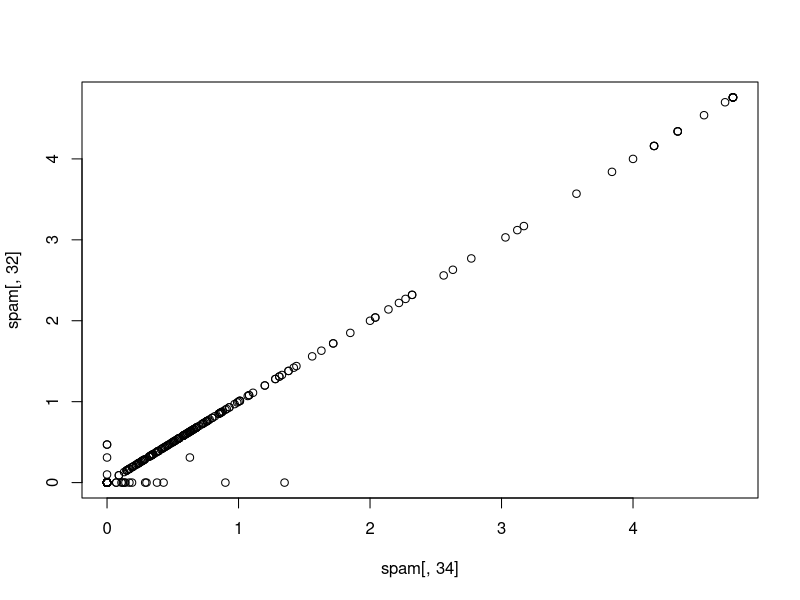
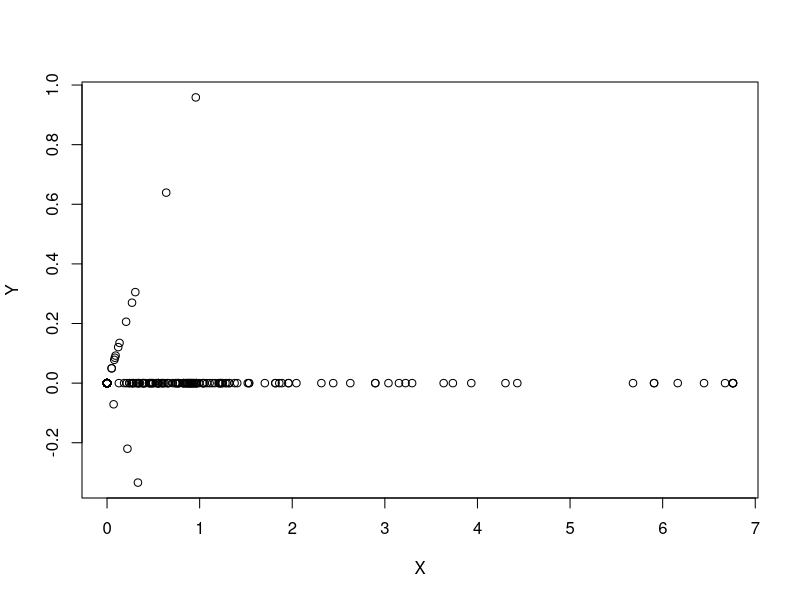
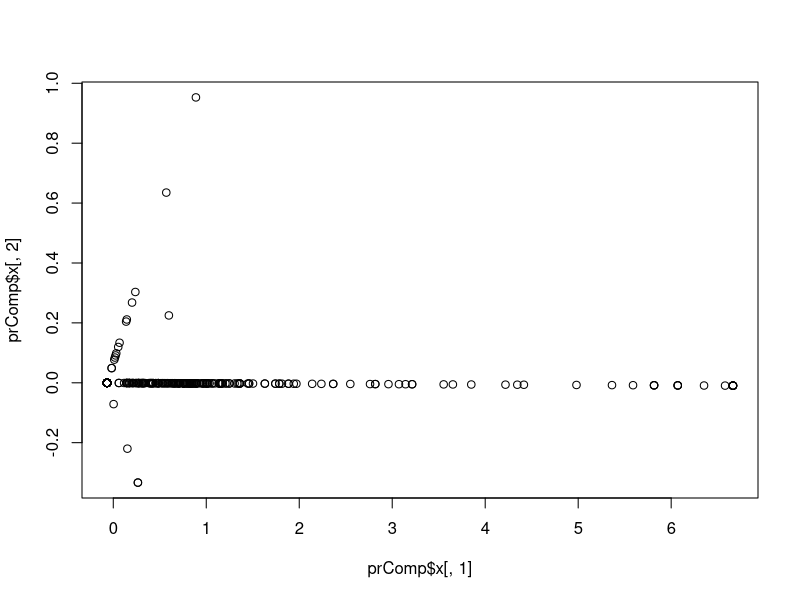
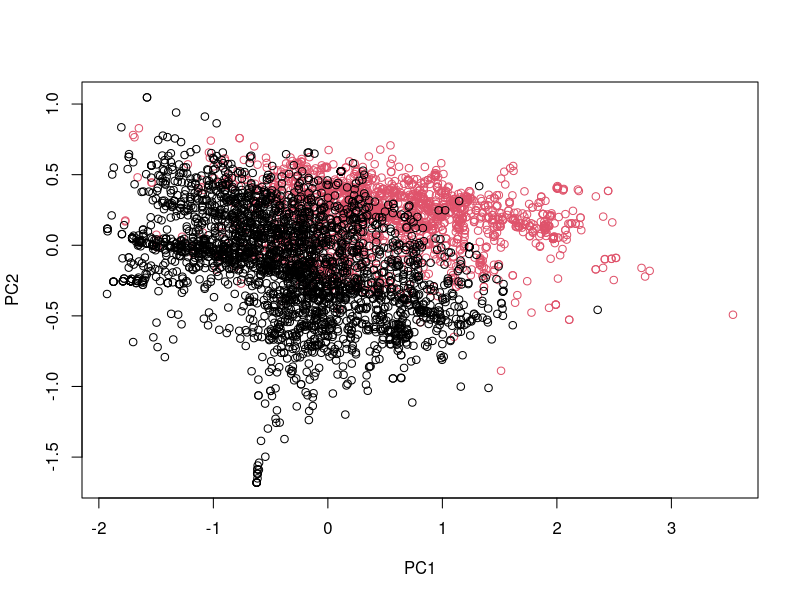
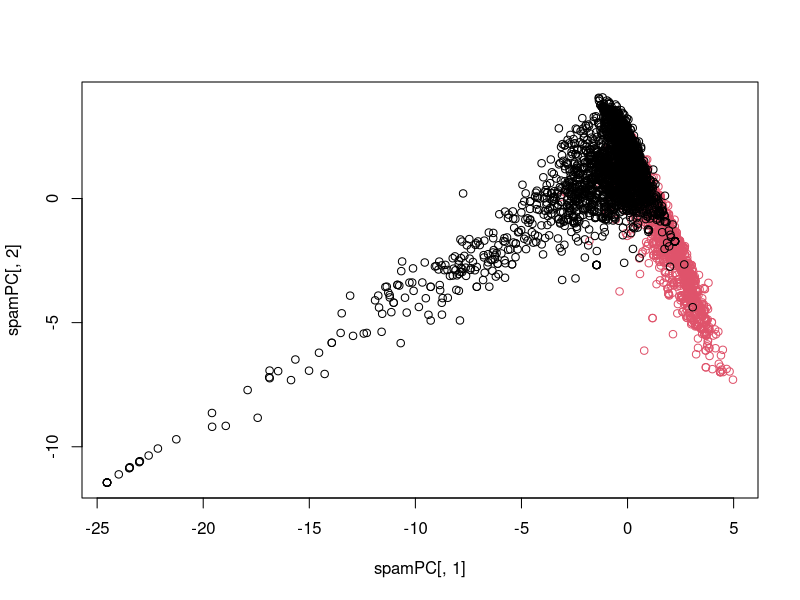

Reproduce these figures in R, in order.
## ---- chunk 1
# make this an external chunk that can be included in any file
options(width = 100)
knitr::opts_chunk$set(message = F, error = F, warning = F, comment = NA, fig.align = 'center', dpi = 100, tidy = F, cache.path = '.cache/', fig.path = 'fig/')

options(xtable.type = 'html')
knitr::knit_hooks$set(inline = function(x) {
  if(is.numeric(x)) {
    round(x, getOption('digits'))
  } else {
    paste(as.character(x), collapse = ', ')
  }
})
knitr::knit_hooks$set(plot = knitr:::hook_plot_html)
## ---- chunk 2
library(caret); library(kernlab); data(spam)
inTrain <- createDataPartition(y=spam$type,
                              p=0.75, list=FALSE)
training <- spam[inTrain,]
testing <- spam[-inTrain,]

M <- abs(cor(training[,-58]))
diag(M) <- 0
which(M > 0.8,arr.ind=T)
## ---- chunk 3
names(spam)[c(34,32)]
plot(spam[,34],spam[,32])
## ---- chunk 4
X <- 0.71*training$num415 + 0.71*training$num857
Y <- 0.71*training$num415 - 0.71*training$num857
plot(X,Y)
## ---- chunk 5
smallSpam <- spam[,c(34,32)]
prComp <- prcomp(smallSpam)
plot(prComp$x[,1],prComp$x[,2])
## ---- chunk 6
prComp$rotation
## ---- chunk 7
typeColor <- ((spam$type=="spam")*1 + 1)
prComp <- prcomp(log10(spam[,-58]+1))
plot(prComp$x[,1],prComp$x[,2],col=typeColor,xlab="PC1",ylab="PC2")
## ---- chunk 8
library(caret)
preProc <- preProcess(log10(spam[,-58]+1),method="pca",pcaComp=2)
spamPC <- predict(preProc,log10(spam[,-58]+1))
plot(spamPC[,1],spamPC[,2],col=typeColor)
## ---- chunk 9
library(caret)
preProc <- preProcess(log10(training[,-58]+1),method="pca",pcaComp=2)
trainPC <- predict(preProc,log10(training[,-58]+1))
modelFit <- train(x = trainPC, y = training$type,method="glm")
## ---- chunk 10
testPC <- predict(preProc,log10(testing[,-58]+1))
confusionMatrix(testing$type,predict(modelFit,testPC))
## ---- chunk 11
modelFit <- train(type ~ .,method="glm",preProcess="pca",data=training)
confusionMatrix(testing$type,predict(modelFit,testing))
